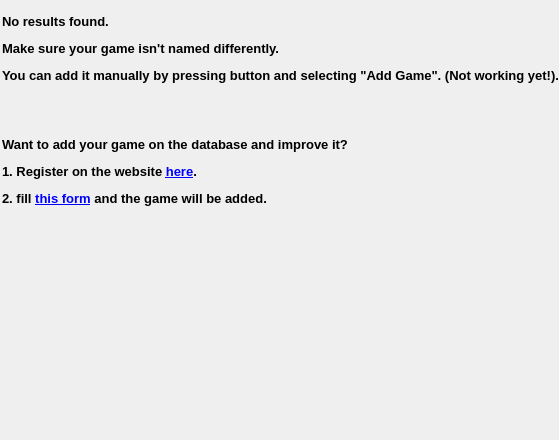
           <widget class="QWidget" name="tabSearchGames">
            <attribute name="title">
             <string>Search Games</string>
            </attribute>
            <layout class="QGridLayout" name="gridLayout_7">
             <property name="leftMargin">
              <number>2</number>
             </property>
             <property name="topMargin">
              <number>0</number>
             </property>
             <property name="rightMargin">
              <number>0</number>
             </property>
             <property name="bottomMargin">
              <number>0</number>
             </property>
             <property name="spacing">
              <number>0</number>
             </property>
             <item row="0" column="0">
              <widget class="QLabel" name="labelGif">
               <property name="styleSheet">
                <string notr="true">QLabel
{
	background : transparent;
	border-style : solid;
	border-width : 0px;
}</string>
               </property>
               <property name="text">
                <string/>
               </property>
               <property name="alignment">
                <set>Qt::AlignCenter</set>
               </property>
              </widget>
             </item>
             <item row="2" column="0">
              <widget class="QListWidget" name="listWidgetSearchGames">
               <property name="styleSheet">
                <string notr="true">QListWidget
{
	background : transparent;
	border-style : solid;
	border-width : 0px;
}

QScrollBar:vertical{
border: 1px solid #999999;
background:transparent;
width:10px;
margin: 0px 0px 0px 0px;
}

QScrollBar::handle:vertical {
background: qlineargradient(x1:0, y1:0, x2:1, y2:0,stop: 0 rgb(32, 47, 130), stop: 0.5 rgb(32, 47, 130), stop:1 rgb(32, 47, 130));
min-height: 0px;
}

QScrollBar::add-line:vertical {
background: qlineargradient(x1:0, y1:0, x2:1, y2:0,stop: 0 rgb(32, 47, 130), stop: 0.5 rgb(32, 47, 130),  stop:1 rgb(32, 47, 130));
height: 0px;
subcontrol-position: bottom;
subcontrol-origin: margin;
}

QScrollBar::sub-line:vertical {
background: qlineargradient(x1:0, y1:0, x2:1, y2:0,
stop: 0  rgb(32, 47, 130), stop: 0.5 rgb(32, 47, 130),  stop:1 rgb(32, 47, 130));
height: 0 px;
subcontrol-position: top;
subcontrol-origin: margin;
}</string>
               </property>
               <property name="showDropIndicator" stdset="0">
                <bool>true</bool>
               </property>
               <property name="dragDropMode">
                <enum>QAbstractItemView::NoDragDrop</enum>
               </property>
               <property name="movement">
                <enum>QListView::Static</enum>
               </property>
               <property name="flow">
                <enum>QListView::TopToBottom</enum>
               </property>
               <property name="isWrapping" stdset="0">
                <bool>false</bool>
               </property>
               <property name="resizeMode">
                <enum>QListView::Adjust</enum>
               </property>
               <property name="spacing">
                <number>2</number>
               </property>
               <property name="viewMode">
                <enum>QListView::ListMode</enum>
               </property>
               <property name="uniformItemSizes">
                <bool>true</bool>
               </property>
               <property name="selectionRectVisible">
                <bool>false</bool>
               </property>
              </widget>
             </item>
             <item row="1" column="0">
              <widget class="QLabel" name="NoResults">
               <property name="font">
                <font>
                 <family>Arial</family>
                 <pointsize>10</pointsize>
                 <weight>75</weight>
                 <bold>true</bold>
                </font>
               </property>
               <property name="styleSheet">
                <string notr="true">QLabel
{
	background : transparent;
	border-style : solid;
	border-width : 0px;
}</string>
               </property>
               <property name="text">
                <string>&lt;html&gt;&lt;head/&gt;&lt;body&gt;&lt;p&gt;No results found.&lt;/p&gt;&lt;p&gt;Make sure your game isn't named differently.&lt;/p&gt;&lt;p&gt;You can add it manually by pressing &lt;img src=&quot;:/Images/buttonAdd&quot;/&gt; button and selecting &amp;quot;Add Game&amp;quot;. (Not working yet!).&lt;/p&gt;&lt;p&gt;&lt;br/&gt;&lt;/p&gt;&lt;p&gt;Want to add your game on the database and improve it?&lt;/p&gt;&lt;p&gt;1. Register on the website &lt;a href=&quot;http://thegamesdb.net/register/&quot;&gt;&lt;span style=&quot; text-decoration: underline; color:#0000ff;&quot;&gt;here&lt;/span&gt;&lt;/a&gt;.&lt;/p&gt;&lt;p&gt;2. fill &lt;a href=&quot;http://thegamesdb.net/addgame/?passTitle=&quot;&gt;&lt;span style=&quot; text-decoration: underline; color:#0000ff;&quot;&gt;this form&lt;/span&gt;&lt;/a&gt; and the game will be added.&lt;/p&gt;&lt;p&gt;&lt;br/&gt;&lt;/p&gt;&lt;/body&gt;&lt;/html&gt;</string>
               </property>
               <property name="wordWrap">
                <bool>false</bool>
               </property>
               <property name="openExternalLinks">
                <bool>true</bool>
               </property>
              </widget>
             </item>
            </layout>
           </widget>
